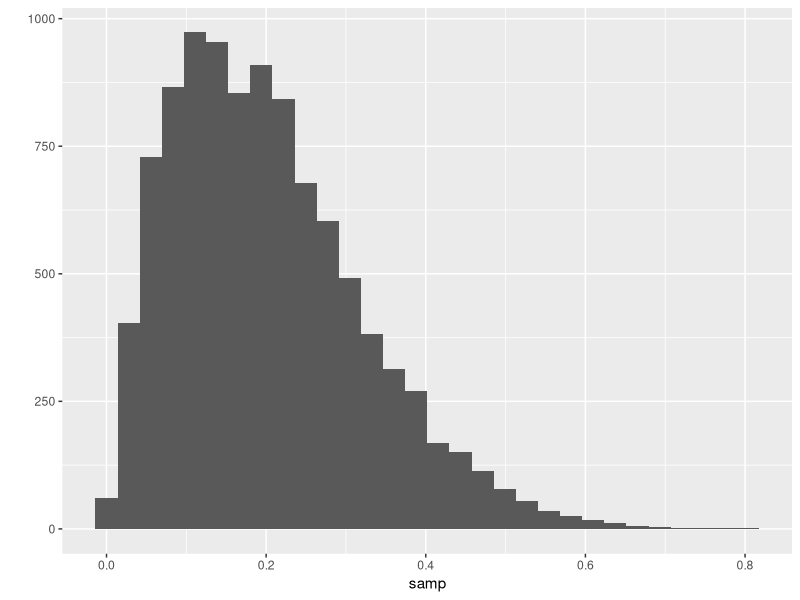
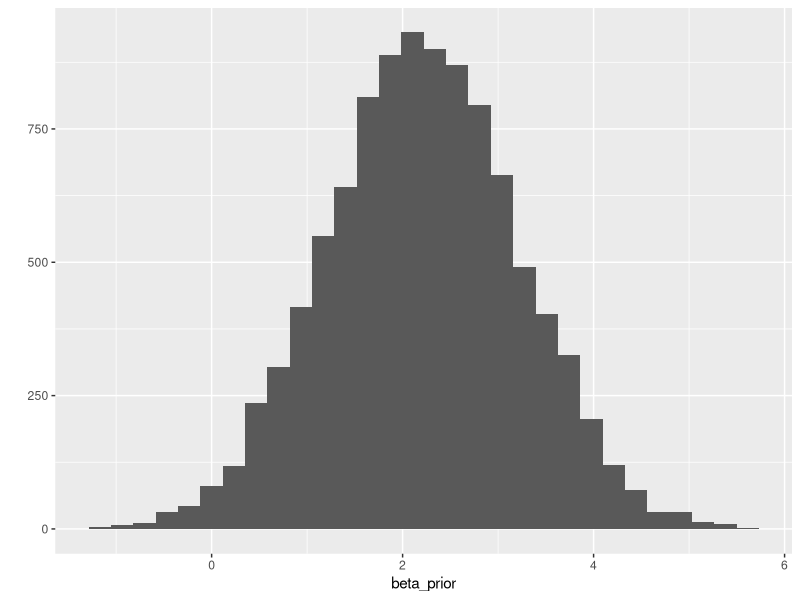
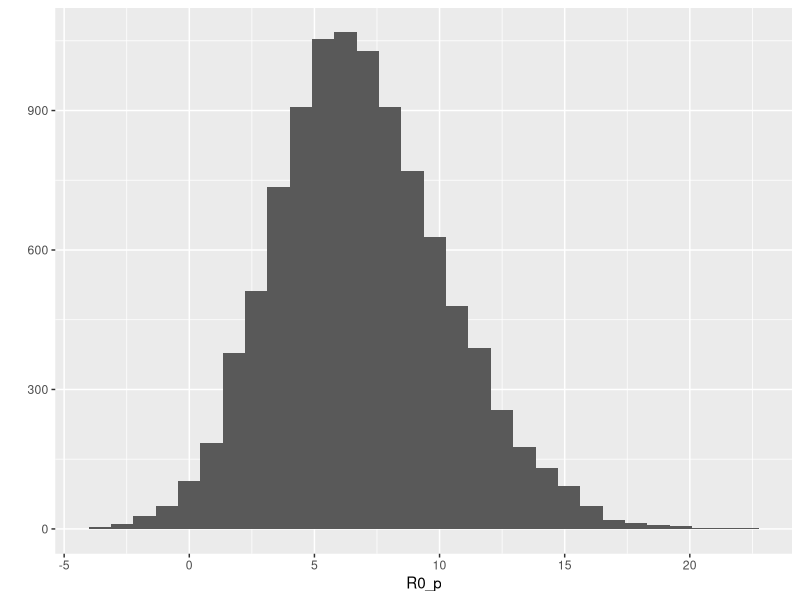

Generate these figures, in order, with R:
## ---- chunk 1
knitr::opts_chunk$set(echo = TRUE)
## ---- chunk 2
library(ggplot2)
## ---- chunk 3
samp = rbeta(10000,2,8)
qplot(samp)
## ---- chunk 4
set.seed(12)
R0 = runif(10000,4,10) # draw randomly 10,000 values between 4 and 10 
gamma = 1/4.17
rho = runif(10000,0,0.5) 

# calculate values of beta 
beta = R0 * gamma / (1-rho) 
 
# 95% quantiles of beta 
quantile(beta, probs = c(0.025,0.5,0.975)) 

# draw from a  normal distribution 
beta_prior = rnorm(10000,2.2,1)
qplot(beta_prior)

# check values of beta support R0 range 
R0_p = (1-rho) * (beta_prior) / gamma

quantile(R0_p,  probs = c(0.025,0.1,0.25, 0.5, 0.75,0.9,0.975))

qplot(R0_p)
